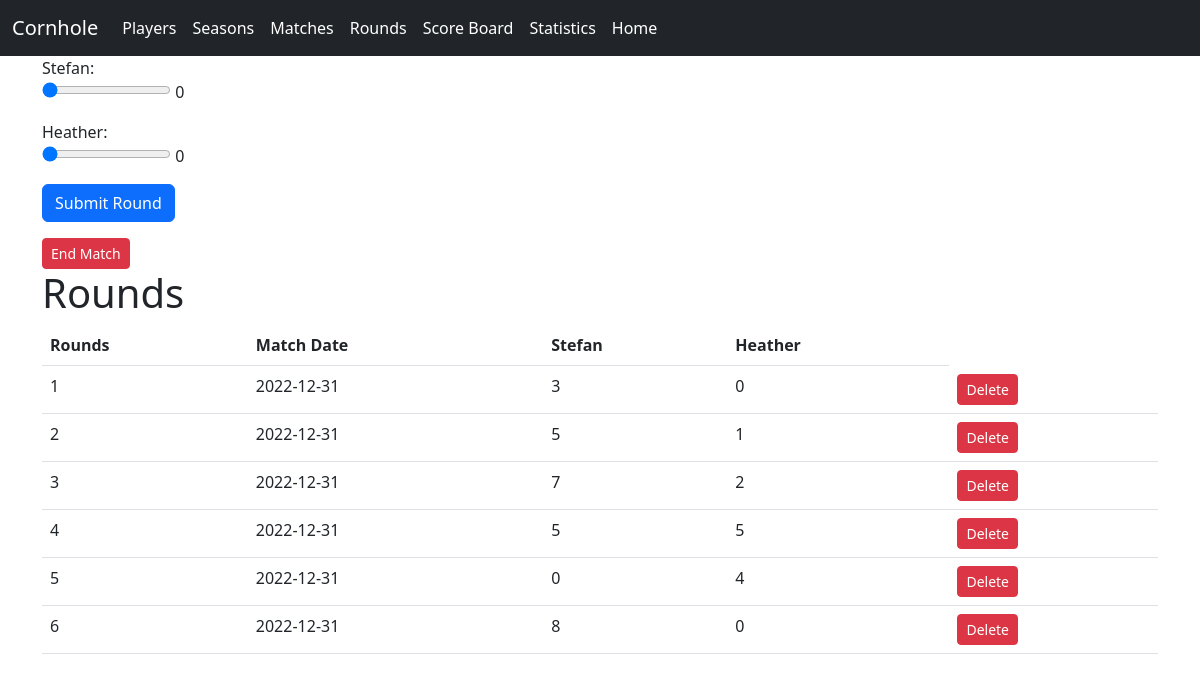
The app's page /score-keeper with its own data.
### website/models.py (models this page shows)
class Match(db.Model):
    id = db.Column(db.Integer, primary_key=True)
    player1 = db.Column(db.Integer, db.ForeignKey('player.id'), nullable=False)
    player2 = db.Column(db.Integer, db.ForeignKey('player.id'), nullable=False)
    player1_score = db.Column(db.Integer, nullable=True)
    player2_score = db.Column(db.Integer, nullable=True)
    date = db.Column(db.DateTime(timezone=True), default=func.now())
    season = db.Column(db.Integer, db.ForeignKey('season.id'), nullable=False)
    rounds = db.relationship('Round', backref='match', lazy=True)
    completed = db.Column(db.Boolean, default=False)

class Player(db.Model):
    id = db.Column(db.Integer, primary_key=True)
    first_name = db.Column(db.String(150), unique=True)
    notes = db.relationship("Note")

class Round(db.Model):
    id = db.Column(db.Integer, primary_key=True)
    match_id= db.Column(db.Integer, db.ForeignKey('match.id'), nullable=False)
    number= db.Column(db.Integer, nullable=False)
    player1_score = db.Column(db.Integer, nullable=False)
    player2_score = db.Column(db.Integer, nullable=False)

### website/views.py (the view)
@views.route("/score-keeper", methods=["GET", "POST"])
def score_keeper():
    match = Match.query.filter_by(completed=False).first()
    if match is None:
        flash ("No matches have been started yet. Create a new match first.", category="error")
        return redirect(url_for("views.matches"))
    else:
        rounds = Round.query.filter_by(match_id=match.id).all()
        players = {player.id: player.first_name for player in Player.query.all()}
        player1_total = sum(round.player1_score for round in rounds)
        player2_total = sum(round.player2_score for round in rounds)
        return render_template("score-keeper.html", players=players,match=match, rounds=rounds, player1_total=player1_total, player2_total=player2_total)

### website/templates/score-keeper.html (shortened to what this page needs)
{% extends "base.html" %}
{% block content %}
<form method="POST" action="{{ url_for('views.add_round', match_id=match.id) }}">
    <label for="player1_score">{{ players[match.player1] }}: </label>
    <div class="mb-3">
        <input
        type="range"
        name="player1_score"
        id="player1_score"
        min="0"
        max="8"
        step="1"
        value="0" />
      <output class="player1_score_output" for="player1_score"></output>
    </div>
    <label for="player2_score">{{ players[match.player2] }}: </label>
    <div class="mb-3">
        <input
        type="range"
        name="player2_score"
        id="player2_score"
        min="0"
        max="8"
        step="1"
        value="0" />
      <output class="player2_score_output" for="player2_score"></output>
    </div>
          <div class="mb-3">
              <button type="submit" name="submitRound" class="btn btn-primary">Submit Round</button>
          </div>
</form>
<form method="POST"
action="{{ url_for('views.complete_match', match_id=match.id) }}">
<input type="submit" class="btn btn-sm btn-danger" value="End Match"
    onclick="return confirm('Are you sure you want to end this match?')">
</form>
<h1>Rounds</h1>
<table class="table">
        <thead>
            <tr>
                <th scope="col">Rounds</th>
                <th scope="col">Match Date </th>
                <th scope="col">{{ players[match.player1] }} </th>
                <th scope="col">{{ players[match.player2] }} </th>
            </tr>
        </thead>
        <tbody>
            {% for round in rounds %}
            <tr>
                <td>{{ round.id }}</td>
                <td>{{ match.date.date() }}</td>
                <td>{{ round.player1_score }}</td>
                <td>{{ round.player2_score }}</td>
                <td>
                    <form method="POST"
                        action="{{ url_for('views.delete_round', round_id=round.id) }}">
                        <input type="submit" class="btn btn-sm btn-danger" value="Delete"
                            onclick="return confirm('Are you sure you want to delete this round?')">
                    </form>
                </td>
            </tr>
            {% endfor %}
        </tbody>
</table>
{% endblock %}

### records on screen
Match: player1.first_name "Stefan", player2.first_name "Heather", date "2022-12-31"
Round: id "1", player1_score "3", player2_score "0"
Round: id "2", player1_score "5", player2_score "1"
Round: id "3", player1_score "7", player2_score "2"
Round: id "4", player1_score "5", player2_score "5"
Round: id "5", player1_score "0", player2_score "4"
Round: id "6", player1_score "8", player2_score "0"
